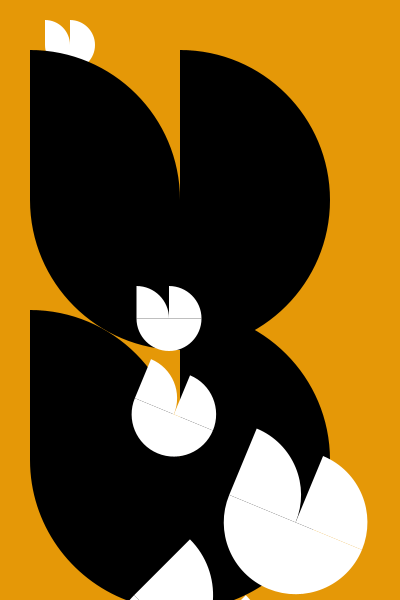
Frame 1 (no input)
Frame 60 (the mouse pressed at the canvas centre just before this capture): identical to frame 1, image omitted
Frame 120 (the mouse held since frame 60 and released just before this capture): identical to frame 1, image omitted

The Processing sketch that drew this single still picture (run headless with seeded random() and noise(); from frame 60 on, the mouse is pressed at the canvas centre):

// Processing sketch: processing_85933
// ── processing_85933.pde

void setup()
{size(400,600);

}

void draw()
{

background(#E59807);
noStroke();
//forme1
fill(255);
beginShape();
arc(70, 45, 50, 50,0,PI);
arc(45, 45, 50, 50,-PI/2,0);
arc(70, 45, 50, 50,-PI/2,0);
endShape(CLOSE);


//forme1
fill(0);
beginShape();
arc(180,200, 300, 300,0,PI);
arc(30,200, 300, 300,-PI/2,0);
arc(180,200, 300, 300,-PI/2,0);
endShape(CLOSE);

translate(0,260);
fill(0);
beginShape();
arc(180,200, 300, 300,0,PI);
arc(30,200, 300, 300,-PI/2,0);
arc(180,200, 300, 300,-PI/2,0);
endShape(CLOSE);


scale(1.3);
//forme1
fill(255);
beginShape();
arc(130, 45, 50, 50,0,PI);
arc(105, 45, 50, 50,-PI/2,0);
arc(130, 45, 50, 50,-PI/2,0);
endShape(CLOSE);

rotate(PI/8);
scale(1.3);
//forme1
fill(255);
beginShape();
arc(130, 45, 50, 50,0,PI);
arc(105, 45, 50, 50,-PI/2,0);
arc(130, 45, 50, 50,-PI/2,0);
endShape(CLOSE);



scale(1.7);
//forme1
fill(255);
beginShape();
arc(130, 45, 50, 50,0,PI);
arc(105, 45, 50, 50,-PI/2,0);
arc(130, 45, 50, 50,-PI/2,0);
endShape(CLOSE);

rotate(PI/8);
scale(1.1);
//forme1
fill(255);
beginShape();
arc(130, 45, 50, 50,0,PI);
arc(105, 45, 50, 50,-PI/2,0);
arc(130, 45, 50, 50,-PI/2,0);
endShape(CLOSE);

scale(1.5);
//forme1
fill(255);
beginShape();
arc(130, 45, 50, 50,0,PI);
arc(105, 45, 50, 50,-PI/2,0);
arc(130, 45, 50, 50,-PI/2,0);
endShape(CLOSE);






}
